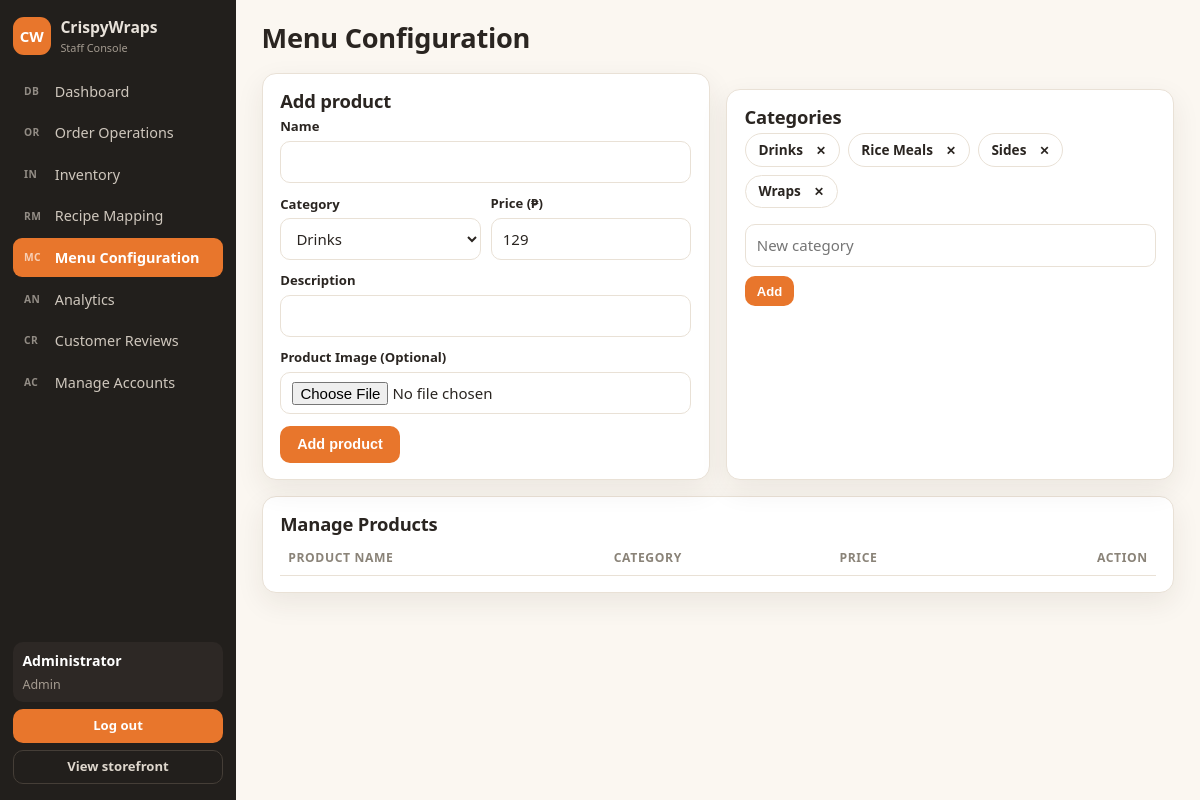
Page /staff/menu.php (signed in) on the committed database.
### tables this page shows
CREATE TABLE IF NOT EXISTS `categories` (
  `name` varchar(100) NOT NULL,
  PRIMARY KEY (`name`)
);

### staff/menu.php (the view, shortened to what this page needs)
<?php
include '../config/db.php';
?>
<!doctype html>
<html lang="en">
<head>
<link rel="stylesheet" href="../css/styles.css" />
</head>
<body>
<div class="staff-layout">
  <?php include '../includes/staff-sidebar.php'; ?>
  <main class="staff-main">
    <div class="page-head"><h1>Menu Configuration</h1></div>
    <div class="grid g2">
      <div class="card">
        <h2>Add product</h2>
        <form method="POST" enctype="multipart/form-data">
          <div class="field"><label>Name</label><input name="name" required /></div>
          <div class="row">
            <div class="field grow"><label>Category</label>
              <select name="category">
                <?php
                $cats = $pdo->query("SELECT name FROM categories ORDER BY name ASC");
                while ($c = $cats->fetch()) {
                    echo "<option value='" . htmlspecialchars($c['name']) . "'>" . htmlspecialchars($c['name']) . "</option>";
                }
                ?>
              </select>
            </div>
            <div class="field grow"><label>Price (₱)</label>
              <input name="price" type="number" min="0" step="0.01" value="129" required />
            </div>
          </div>
          <div class="field"><label>Description</label><input name="desc" required /></div>
          <div class="field"><label>Product Image (Optional)</label>
            <input type="file" name="product_image" accept="image/*" />
          </div>
          <button type="submit" name="add_product" class="btn">Add product</button>
        </form>
      </div>
      <div class="card">
        <h2>Categories</h2>
        <div id="cats" class="chips" style="display:flex;gap:0.5rem;flex-wrap:wrap;margin-bottom:1rem;">
          <?php
          $cats = $pdo->query("SELECT name FROM categories ORDER BY name ASC");
          while ($c = $cats->fetch()):
          ?>
            <div class="chip" style="display:flex;align-items:center;gap:0.4rem;padding-right:0.4rem;">
              <span><?= htmlspecialchars($c['name']) ?></span>
              <form method="POST" style="margin:0;" onsubmit="return confirm('Delete the category <?= htmlspecialchars($c['name']) ?>?');">
                <button type="submit" name="delete_category" class="btn ghost sm"
                        style="padding:0.1rem 0.4rem;border:none;font-size:0.75rem;min-width:auto;">✕</button>
              </form>
            </div>
          <?php endwhile; ?>
        </div>
        <form method="POST" class="row">
          <input name="category_name" placeholder="New category" required />
          <button type="submit" name="add_category" class="btn sm">Add</button>
        </form>
      </div>
    </div>
    <div class="card" style="margin-top: 1rem;">
      <h2>Manage Products</h2>
      <div class="table-wrap">
        <table>
          <thead><tr><th>Product Name</th><th>Category</th><th>Price</th><th class="right">Action</th></tr></thead>
        </table>
      </div>
    </div>
  </main>
</div>
</body>
</html>

### css/styles.css (style rules this page uses)
:root { --bg: #fbf7f1; --surface: #ffffff; --ink: #2a2521; --muted: #8a8378; --line: #e9e1d6; --brand: #e8762c; --brand-dark: #c25c19; --char: #221f1c; --green: #2f8f5b; --red: #c8452f; --amber: #d99a11; --radius: 14px; --shadow: 0 10px 28px rgba(50, 38, 26, 0.08); }
* { box-sizing: border-box; }
html, body { margin: 0; padding: 0; }
body { font-family: "Segoe UI", system-ui, -apple-system, Roboto, Arial, sans-serif; background: var(--bg); color: var(--ink); font-size: 15px; line-height: 1.5; }
h1, h2, h3 { margin: 0 0 .35rem; line-height: 1.2; letter-spacing: -.01em; }
h1 { font-size: 1.7rem; }
h2 { font-size: 1.15rem; }
.right { text-align: right; }
.row { display: flex; gap: .6rem; align-items: center; flex-wrap: wrap; }
.grow { flex: 1; }
.btn { display: inline-flex; align-items: center; gap: .4rem; background: var(--brand); color: #fff; border: 1px solid transparent; padding: .6rem 1rem; border-radius: 10px; font-weight: 600; font-size: .9rem; cursor: pointer; transition: .15s; }
.btn.sm { padding: .4rem .7rem; font-size: .82rem; }
.btn.ghost { background: transparent; color: var(--ink); border-color: var(--line); }
input, select, textarea { font: inherit; padding: .55rem .7rem; border: 1px solid var(--line); border-radius: 10px; background: #fff; color: var(--ink); width: 100%; }
label { display: block; font-size: .82rem; font-weight: 600; margin-bottom: .25rem; }
.field { margin-bottom: .7rem; }
.card { background: var(--surface); border: 1px solid var(--line); border-radius: var(--radius); box-shadow: var(--shadow); padding: 1rem 1.1rem; }
.card + .card { margin-top: 1rem; }
.grid { display: grid; gap: 1rem; }
.g2 { grid-template-columns: repeat(auto-fit, minmax(300px, 1fr)); }
table { width: 100%; border-collapse: collapse; font-size: .9rem; }
th { text-align: left; color: var(--muted); font-size: .76rem; text-transform: uppercase; letter-spacing: .05em; padding: .5rem .5rem; border-bottom: 1px solid var(--line); }
.table-wrap { overflow-x: auto; }
.chips { display: flex; gap: .4rem; flex-wrap: wrap; margin-bottom: 1rem; }
.chip { border: 1px solid var(--line); background: #fff; padding: .35rem .8rem; border-radius: 999px; cursor: pointer; font-size: .85rem; font-weight: 600; }
.staff-layout { display: flex; min-height: 100vh; }
.staff-main { flex: 1; padding: 1.4rem 1.6rem 3rem; overflow-x: hidden; }
.page-head { margin-bottom: 1.1rem; }

### rows in the picture
categories: name "Drinks"
categories: name "Rice Meals"
categories: name "Sides"
categories: name "Wraps"

### other values in the picture
$info[1] "DB"
$info[0] "Dashboard"
$info[1] "OR"
$info[0] "Order Operations"
$info[1] "IN"
$info[0] "Inventory"
$info[1] "RM"
$info[0] "Recipe Mapping"
$info[1] "MC"
$info[0] "Menu Configuration"
$info[1] "AN"
$info[0] "Analytics"
$info[1] "CR"
$info[0] "Customer Reviews"
$info[1] "AC"
